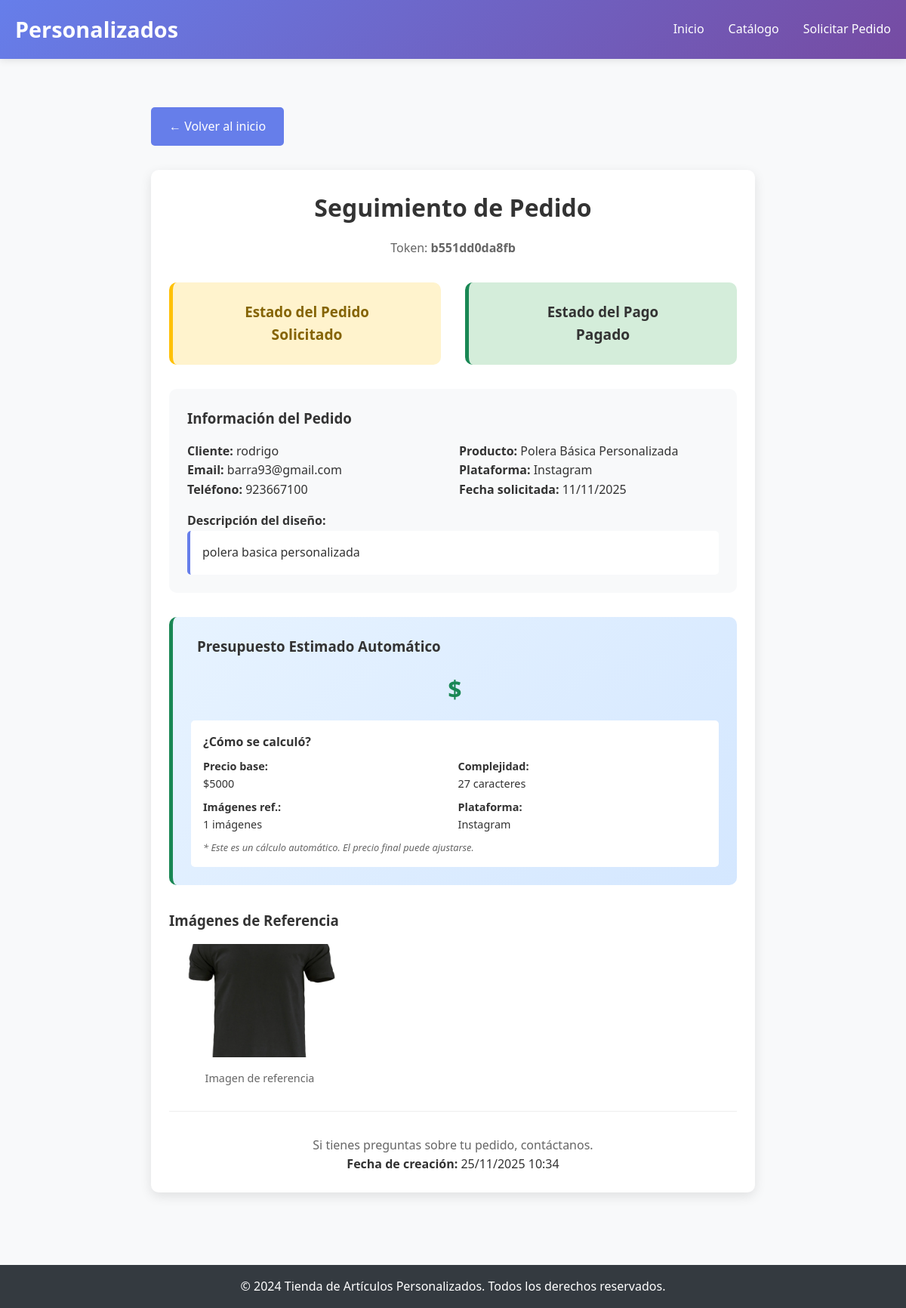
/seguimiento/b551dd0da8fb/, run on an earlier commit of the app's database.
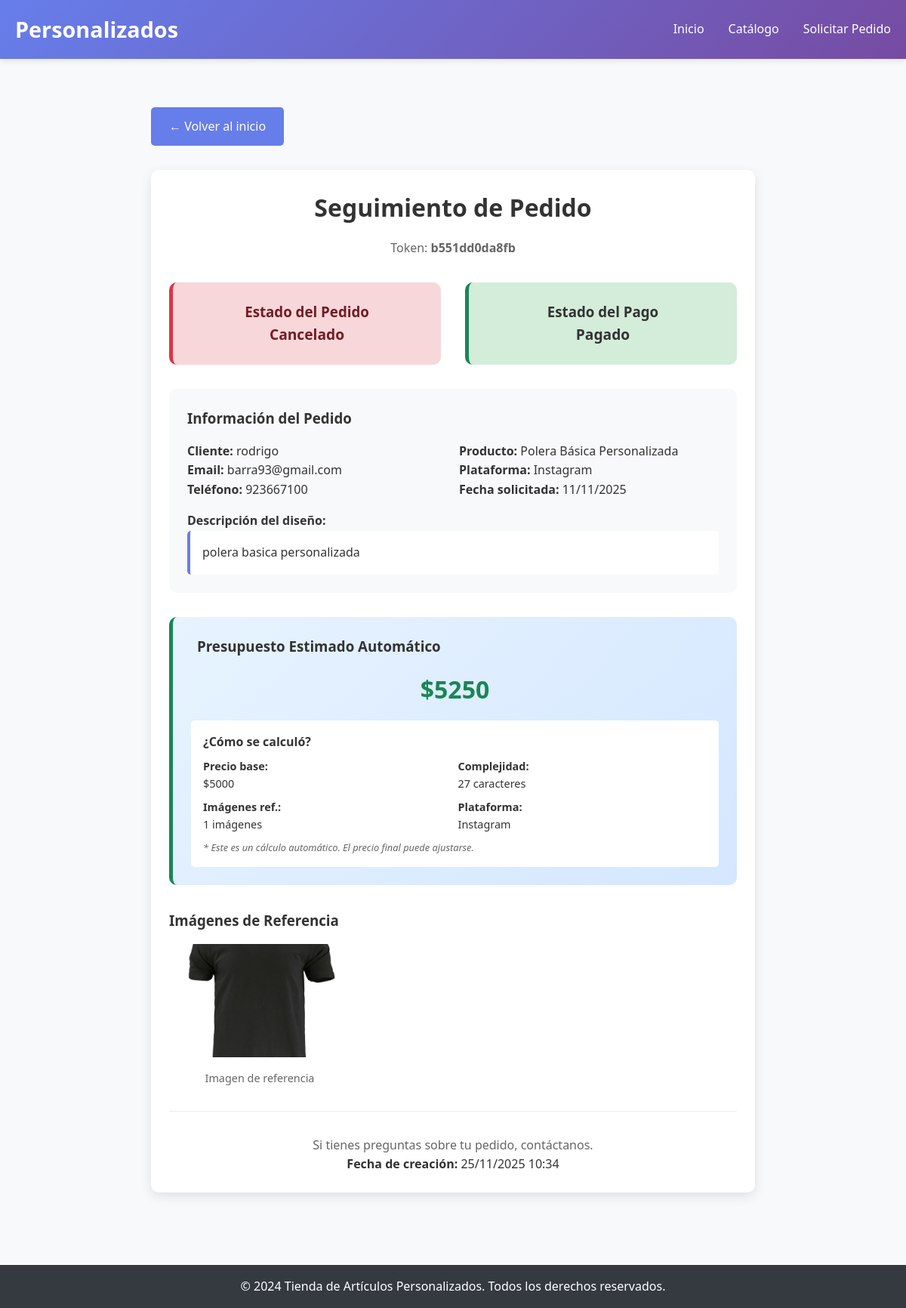
And on a later commit of the database.
### tienda/models.py (models this page shows, shortened)
class Pedido(models.Model):
    ESTADOS_PEDIDO = [
        ('solicitado', 'Solicitado'),
        ('aprobado', 'Aprobado'),
        ('en_proceso', 'En proceso'),
        ('realizado', 'Realizado'),
        ('entregado', 'Entregado'),
        ('finalizado', 'Finalizado'),
        ('cancelado', 'Cancelado'),
    ]
    ESTADOS_PAGO = [
        ('pendiente', 'Pendiente'),
        ('parcial', 'Parcial'),
        ('pagado', 'Pagado'),
    ]
    PLATAFORMAS = [
        ('facebook', 'Facebook'),
        ('instagram', 'Instagram'),
        ('whatsapp', 'WhatsApp'),
        ('sitio_web', 'Sitio Web'),
        ('presencial', 'Presencial'),
        ('otro', 'Otro'),
    ]
    nombre_cliente = models.CharField(max_length=200)
    email = models.EmailField()
    telefono = models.CharField(max_length=20, blank=True, default="")
    red_social = models.CharField(max_length=100, blank=True, default="")
    producto_referencia = models.ForeignKey(Producto, on_delete=models.SET_NULL, null=True, blank=True)
    descripcion_diseno = models.TextField()
    fecha_requerida = models.DateField(null=True, blank=True)
    plataforma = models.CharField(max_length=20, choices=PLATAFORMAS, default='sitio_web')
    estado_pedido = models.CharField(max_length=20, choices=ESTADOS_PEDIDO, default='solicitado')
    estado_pago = models.CharField(max_length=20, choices=ESTADOS_PAGO, default='pendiente')
    token_seguimiento = models.CharField(
        max_length=12,  # Más corto y manejable
        unique=True,
        editable=False,
        blank=True
    )
    fecha_creacion = models.DateTimeField(default=timezone.now)
    fecha_actualizacion = models.DateTimeField(auto_now=True)
    presupuesto_aprobado = models.DecimalField(max_digits=10, decimal_places=2, null=True, blank=True)
    notas_internas = models.TextField(blank=True, default="")
    presupuesto_estimado = models.DecimalField(
        max_digits=10,
        decimal_places=2,
        null=True,
        blank=True,
        verbose_name="Presupuesto estimado"
    )
    class Meta:
        verbose_name = "Pedido"
        verbose_name_plural = "Pedidos"
        ordering = ['-fecha_creacion']

class Producto(models.Model):
    nombre = models.CharField(max_length=200)
    descripcion = models.TextField()
    categoria = models.ForeignKey(Categoria, on_delete=models.CASCADE)
    precio_base = models.DecimalField(max_digits=10, decimal_places=2)
    activo = models.BooleanField(default=True)
    imagen_1 = models.ImageField(upload_to='productos/', blank=True, null=True)
    imagen_2 = models.ImageField(upload_to='productos/', blank=True, null=True)
    imagen_3 = models.ImageField(upload_to='productos/', blank=True, null=True)
    class Meta:
        verbose_name = "Producto"
        verbose_name_plural = "Productos"

class ImagenReferencia(models.Model):
    pedido = models.ForeignKey(Pedido, related_name='imagenes_referencia', on_delete=models.CASCADE)
    imagen = models.ImageField(upload_to='referencias/')
    descripcion = models.CharField(max_length=200, blank=True)
    fecha_subida = models.DateTimeField(auto_now_add=True)
    class Meta:
        verbose_name = "Imagen de Referencia"
        verbose_name_plural = "Imágenes de Referencia"

### tienda/views.py (the view)
# urls.py: path('seguimiento/<str:token>/', views.seguimiento_pedido, name='seguimiento_pedido'),
def seguimiento_pedido(request, token):
    pedido = get_object_or_404(Pedido, token_seguimiento=token)
    imagenes_referencia = pedido.imagenes_referencia.all()
    return render(request, 'tienda/seguimiento_pedido.html', {
        'pedido': pedido,
        'imagenes_referencia': imagenes_referencia
    })

### templates/tienda/seguimiento_pedido.html (shortened to what this page needs)
{% extends 'tienda/base.html' %}
{% block content %}
<div style="max-width: 800px; margin: 0 auto;">
    <a href="{% url 'tienda:index' %}" class="btn" style="margin-bottom: 2rem;">← Volver al inicio</a>
    <div class="card">
        <h1 style="text-align: center; margin-bottom: 1rem;"> Seguimiento de Pedido</h1>
        <p style="text-align: center; color: #666; margin-bottom: 2rem;">
            Token: <strong>{{ pedido.token_seguimiento }}</strong>
        </p>
        <div style="display: grid; grid-template-columns: 1fr 1fr; gap: 2rem; margin-bottom: 2rem;">
            <div class="estado-pedido estado-{{ pedido.estado_pedido }}">
                <h3>Estado del Pedido</h3>
                <p style="font-size: 1.2rem; font-weight: bold;">
                    {{ pedido.get_estado_pedido_display }}
                </p>
            </div>
            <div class="estado-pago estado-{{ pedido.estado_pago }}">
                <h3>Estado del Pago</h3>
                <p style="font-size: 1.2rem; font-weight: bold;">
                    {{ pedido.get_estado_pago_display }}
                </p>
            </div>
        </div>
        <div style="background: #f8f9fa; padding: 1.5rem; border-radius: 10px; margin-bottom: 2rem;">
            <h3> Información del Pedido</h3>
            <div style="display: grid; grid-template-columns: 1fr 1fr; gap: 1rem; margin-top: 1rem;">
                <div>
                    <p><strong>Cliente:</strong> {{ pedido.nombre_cliente }}</p>
                    <p><strong>Email:</strong> {{ pedido.email }}</p>
                    <p><strong>Teléfono:</strong> {{ pedido.telefono|default:"No especificado" }}</p>
                </div>
                <div>
                    <p><strong>Producto:</strong> {{ pedido.producto_referencia.nombre|default:"Diseño personalizado" }}</p>
                    <p><strong>Plataforma:</strong> {{ pedido.get_plataforma_display }}</p>
                    <p><strong>Fecha solicitada:</strong> {{ pedido.fecha_requerida|date:"d/m/Y"|default:"No especificada" }}</p>
                </div>
            </div>
            <div style="margin-top: 1rem;">
                <p><strong>Descripción del diseño:</strong></p>
                <p style="background: white; padding: 1rem; border-radius: 5px; border-left: 4px solid #667eea;">
                    {{ pedido.descripcion_diseno }}
                </p>
            </div>
        </div>
        <div style="background: linear-gradient(135deg, #e7f3ff 0%, #d4e7ff 100%);
                    padding: 1.5rem;
                    border-radius: 10px;
                    margin-bottom: 2rem;
                    border-left: 5px solid #198754;">
            <h3 style="display: flex; align-items: center; gap: 0.5rem; margin-bottom: 1rem;">
                 Presupuesto Estimado Automático
            </h3>
            <p style="font-size: 2rem; font-weight: bold; color: #198754; text-align: center; margin: 1rem 0;">
                ${{ pedido.presupuesto_estimado|floatformat:"0" }}
            </p>
            <div style="background: white; padding: 1rem; border-radius: 5px; margin-top: 1rem;">
                <p style="font-weight: bold; margin-bottom: 0.5rem;"> ¿Cómo se calculó?</p>
                <div style="display: grid; grid-template-columns: 1fr 1fr; gap: 0.5rem; font-size: 0.9rem;">
                    <div>
                        <strong>Precio base:</strong><br>
                        ${{ pedido.producto_referencia.precio_base|default:"10.000"|floatformat:"0" }}
                    </div>
                    <div>
                        <strong>Complejidad:</strong><br>
                        {{ pedido.descripcion_diseno|length }} caracteres
                    </div>
                    <div>
                        <strong>Imágenes ref.:</strong><br>
                        {{ pedido.imagenes_referencia.count }} imágenes
                    </div>
                    <div>
                        <strong>Plataforma:</strong><br>
                        {{ pedido.get_plataforma_display }}
                    </div>
                </div>
                <p style="color: #666; font-size: 0.8rem; margin-top: 0.5rem; font-style: italic;">
                    * Este es un cálculo automático. El precio final puede ajustarse.
                </p>
            </div>
        </div>
        {% if imagenes_referencia %}
        <div style="margin-bottom: 2rem;">
            <h3> Imágenes de Referencia</h3>
            <div style="display: grid; grid-template-columns: repeat(auto-fill, minmax(200px, 1fr)); gap: 1rem; margin-top: 1rem;">
                {% for imagen in imagenes_referencia %}
                <div style="text-align: center;">
                    <img src="{{ imagen.imagen.url }}"
                         alt="Referencia {{ forloop.counter }}"
                         style="width: 100%; height: 150px; object-fit: cover; border-radius: 5px;">
                    <p style="margin-top: 0.5rem; color: #666; font-size: 0.9rem;">
                        {{ imagen.descripcion|default:"Imagen de referencia" }}
                    </p>
                </div>
                {% endfor %}
            </div>
        </div>
        {% endif %}
        <div style="text-align: center; margin-top: 2rem; padding-top: 2rem; border-top: 1px solid #eee;">
            <p style="color: #666;">Si tienes preguntas sobre tu pedido, contáctanos.</p>
            <p><strong>Fecha de creación:</strong> {{ pedido.fecha_creacion|date:"d/m/Y H:i" }}</p>
        </div>
    </div>
</div>
{% endblock %}

### templates/tienda/base.html (shortened to what this page needs)
<!DOCTYPE html>
<html lang="es">
<head>
</head>
<body>
    <header>
        <div class="container">
            <nav>
                <div class="logo"> Personalizados</div>
                <ul class="nav-links">
                    <li><a href="{% url 'tienda:index' %}">Inicio</a></li>
                    <li><a href="{% url 'tienda:catalogo' %}">Catálogo</a></li>
                    <li><a href="{% url 'tienda:solicitar_pedido' %}">Solicitar Pedido</a></li>
                </ul>
            </nav>
        </div>
    </header>
    <main>
<main>
    <div class="container">
        {% block content %}
        {% endblock %}
    </div>
</main>
    </main>
    <footer>
        <div class="container">
            <p>&copy; 2024 Tienda de Artículos Personalizados. Todos los derechos reservados.</p>
        </div>
    </footer>
</body>
</html>

### templates/tienda/base.html (style rules this page uses)
* { margin: 0; padding: 0; box-sizing: border-box; }
body { font-family: 'Segoe UI', Tahoma, Geneva, Verdana, sans-serif; line-height: 1.6; color: #333; background-color: #f8f9fa; }
.container { max-width: 1200px; margin: 0 auto; padding: 0 20px; }
header { background: linear-gradient(135deg, #667eea 0%, #764ba2 100%); color: white; padding: 1rem 0; box-shadow: 0 2px 10px rgba(0,0,0,0.1); }
nav { display: flex; justify-content: space-between; align-items: center; }
.logo { font-size: 1.8rem; font-weight: bold; }
.nav-links { display: flex; list-style: none; gap: 2rem; }
.nav-links a { color: white; text-decoration: none; font-weight: 500; transition: opacity 0.3s; }
main { min-height: calc(100vh - 140px); padding: 2rem 0; }
footer { background: #343a40; color: white; text-align: center; padding: 1rem 0; margin-top: 2rem; }
.btn { display: inline-block; padding: 0.8rem 1.5rem; background: #667eea; color: white; text-decoration: none; border-radius: 5px; border: none; cursor: pointer; transition: background 0.3s; }
.card { background: white; border-radius: 10px; padding: 1.5rem; box-shadow: 0 5px 15px rgba(0,0,0,0.1); transition: transform 0.3s; }
.estado-pedido { padding: 0.5rem 1rem; border-radius: 20px; font-weight: bold; text-align: center; }
.estado-cancelado { background: #f8d7da; color: #721c24; }

### templates/tienda/seguimiento_pedido.html (style rules this page uses)
.estado-pedido, .estado-pago { padding: 1.5rem; border-radius: 10px; text-align: center; }
.estado-cancelado { background: #f8d7da; border-left: 5px solid #dc3545; }
.estado-pagado { background: #d4edda; border-left: 5px solid #198754; }

What changed in the data, as far as the page shows it:
changed Pedido "Pagado": estado_pedido "Solicitado" → "Cancelado"; presupuesto_estimado (not shown) → "5250"
